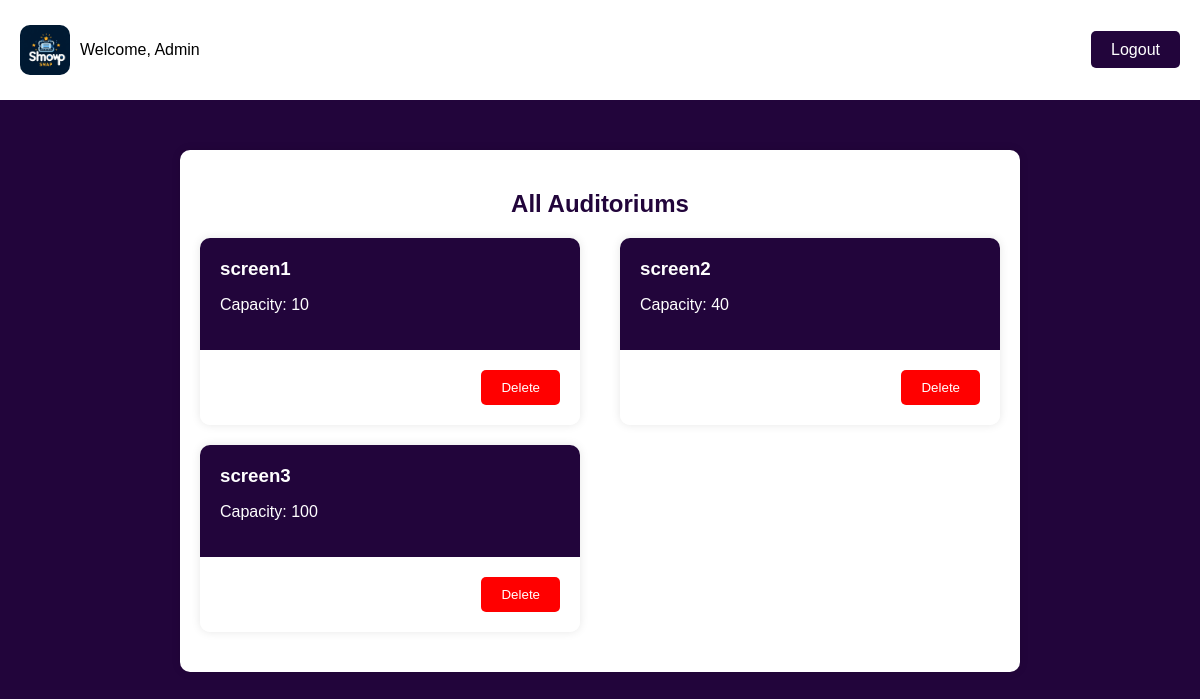
/list_auditoriums/, run on the app's committed database.
### showsnapapp/models.py (models this page shows, shortened)
class Auditorium(models.Model):#screen
    name = models.CharField(max_length=50)
    capacity = models.IntegerField()

### showsnapapp/views.py (the view)
# urls.py: path('list_auditoriums/', views.list_auditoriums, name='list_auditoriums'),
def list_auditoriums(request):
    auditoriums = Auditorium.objects.all()
    return render(request, 'auditorium_list.html', {'auditoriums': auditoriums})

### showsnapapp/templates/auditorium_list.html (shortened to what this page needs)
{% load static %}
<!DOCTYPE html>
<html lang="en">
<head>
    <link rel="stylesheet" href="{% static 'css/auditorium_list.css' %}">
    <link rel="stylesheet" href="{% static 'css/admin_dashboard.css' %}">
</head>
<body style="background-color: #22053b;">
    <nav class="navbar">
        <div class="navbar-left">
            <img src="{% static 'images/logo.png' %}" alt="Logo" class="logo">
            <span>Welcome, Admin</span>
        </div>
        <div class="navbar-right">
            <a href="{% url 'logout' %}" class="logout-btn">Logout</a>
        </div>
    </nav>
    <div class="container">
        <h2>All Auditoriums</h2>
        <div class="auditorium-container">
            {% for auditorium in auditoriums %}
            <div class="card">
                <div class="card-header">
                    <h3>{{ auditorium.name }}</h3>
                    <p>Capacity: {{ auditorium.capacity }}</p>
                </div>
                <div class="card-footer">
                    <form action="{% url 'delete_auditorium' auditorium.id %}" method="post" onsubmit="return confirm('Are you sure you want to delete this auditorium?');">
                        <button type="submit" class="delete-btn">Delete</button>
                    </form>
                </div>
            </div>
            {% endfor %}
        </div>
    </div>
</body>
</html>

### showsnapapp/static/css/auditorium_list.css (style rules this page uses)
.container { max-width: 800px; margin: 50px auto; padding: 20px; background-color: #fff; border-radius: 10px; box-shadow: 0 0 10px rgba(0, 0, 0, 0.1); }
h2 { text-align: center; color: #22053b; }
.auditorium-container { display: flex; flex-wrap: wrap; justify-content: space-between; }
.card { width: calc(50% - 20px); margin-bottom: 20px; background-color: #fff; border-radius: 10px; box-shadow: 0 0 10px rgba(0, 0, 0, 0.1); }
.card-header { padding: 20px; background-color: #22053b; border-top-left-radius: 10px; border-top-right-radius: 10px; color: #fff; }
.card-header h3 { margin: 0; }
.card-footer { padding: 20px; background-color: #fff; border-bottom-left-radius: 10px; border-bottom-right-radius: 10px; text-align: right; }
.delete-btn { background-color: #ff0000; color: #fff; border: none; padding: 10px 20px; border-radius: 5px; cursor: pointer; }

### showsnapapp/static/css/admin_dashboard.css (style rules this page uses)
body { margin: 0; padding: 0; font-family: Arial, sans-serif; background-color: #22053b; }
.navbar { background-color: #fff; padding: 10px 20px; display: flex; justify-content: space-between; align-items: center; height: 80px; }
.navbar-left { display: flex; align-items: center; }
a { text-decoration: none !important; }
.logo { width: 50px; margin-right: 10px; border-radius: 10px; }
.logout-btn { background-color: #22053b; color: #fff; padding: 10px 20px; text-decoration: none; border-radius: 5px; transition: background-color 0.3s ease; }

### data on the page
Auditorium: name "screen1", capacity "10"
Auditorium: name "screen2", capacity "40"
Auditorium: name "screen3", capacity "100"
